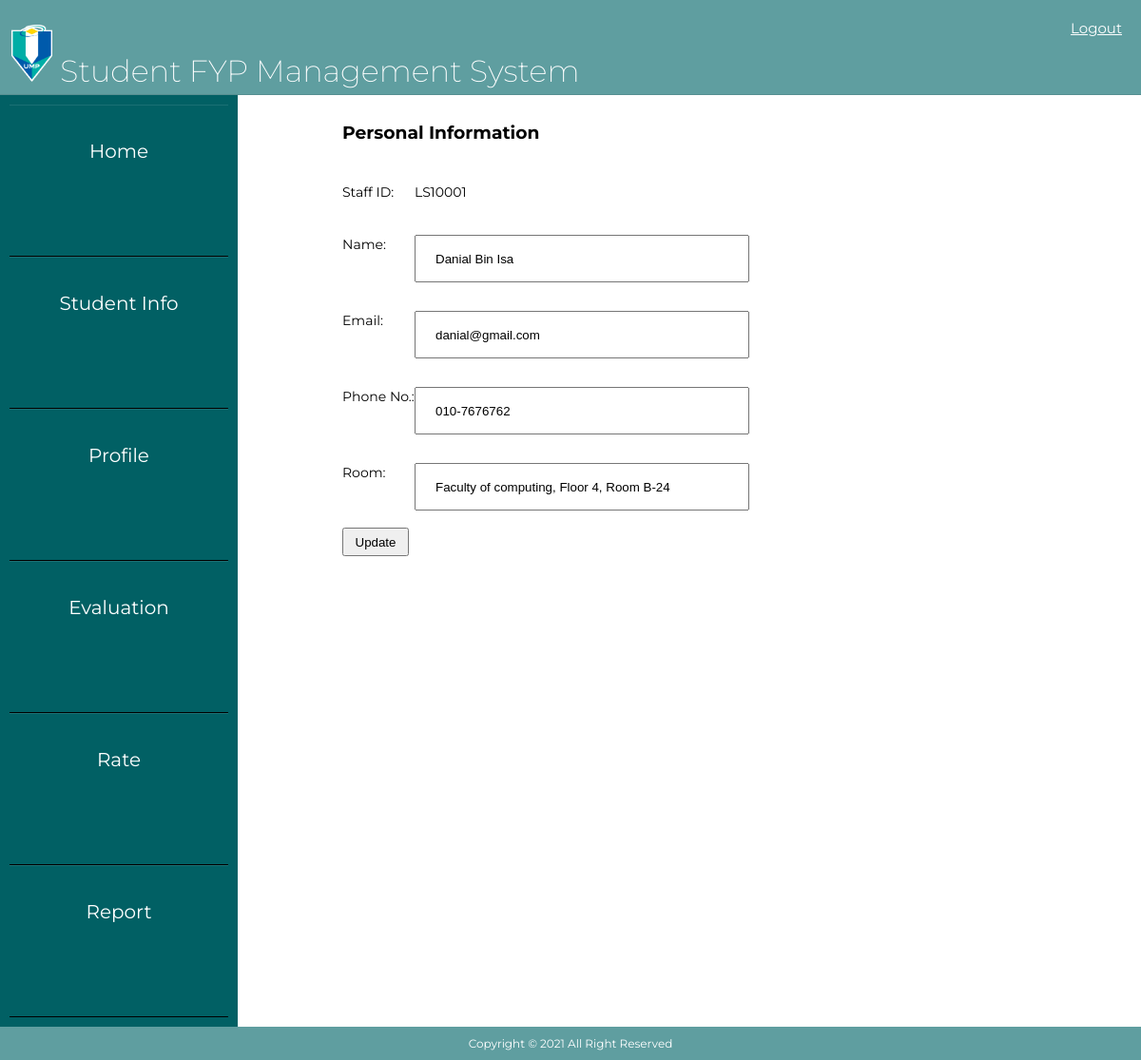
Screenshot of /supprofile.php (signed in) with the database file from the repository.
### tables this page shows
CREATE TABLE `supervisor` (
  `supid` int(11) NOT NULL,
  `sup_id` varchar(10) NOT NULL,
  `supname` varchar(50) NOT NULL,
  `supemail` varchar(50) NOT NULL,
  `supphone` varchar(11) NOT NULL,
  `suproom` varchar(100) NOT NULL
);

### supprofile.php (the view, shortened to what this page needs)
<?php
include_once './include/config.php';
?>
<!DOCTYPE html>
<html lang="en">
    <head>
        <link href="css/layout.css" type="text/css" rel="stylesheet" media="screen,projection">
        <link href="css/sidebar.css" type="text/css" rel="stylesheet" media="screen,projection">
        <link rel="stylesheet" href="css/alert.css">
    </head>
    <body>
    <div class="header">
        <div class ="inner_header">
            <div class="logo_container">
            <h1><img src="umplogo.png" alt="imgheader">  Student FYP Management System </h1>
            </div>
        <nav>
          <li style="list-style-type:none;"><span ><a href="logout.php" style="color:#fff; " >Logout</a></span></li>
</nav>
        </div>
</div>
<div class="row">
    <div class="column left">
    <ul>
    <li> <a href="suphome.php" class="button" name="home">Home</a></li>
        <li><a href="studentinfo.php" class="button"  name="studinfo">Student Info</a></li>
       <li><a href="supprofile.php" class="button" name="profile">Profile</a></li>
       <li><a href="supevaluation.php" class="button" name="evaluation">Evaluation</a></li>
        <li><a href="suprating.php" class="button" name="rate">Rate</a></li>
       <li><a href="supreport.php" class="button"  name="report">Report</a></li>
    </div>
    <div class="column right">
    <br><h3>Personal Information</h3>
    <form action="" name="svform" method="post" enctype = "multipart/form-data">
        <table class="tb">
       <tr>
               <?php
                   $sql = "SELECT * FROM supervisor where sup_id ='".$_SESSION['matricid']."'";
                   $result = $conn -> query($sql);
            if($result->num_rows > 0)
                {
                    while($row = $result -> fetch_assoc() )
                    {
                        echo '<br><tr><td id="right"> Staff ID: </td>' ;
                       echo '<td >'.$row["sup_id"].' </td></tr>';
                       echo '<br><tr><td id="right" > Name: </td>' ;
                       echo '<td ><input type ="text" class="form-cotrol" placeholder="Enter Name" name="name" value="'.$row["supname"].'" </td></tr>';
                       echo '<tr><td id="right"> Email: </td>' ;
                       echo '<td ><input type ="text" class="form-cotrol" placeholder="Enter Email" name="email" value="'.$row["supemail"].'" </td></tr>';
                       echo '<tr><td id="right"> Phone No.: </td>' ;
                       echo '<td ><input type ="text" class="form-cotrol" placeholder="Enter Phone No." name="phone" value="'.$row["supphone"].'" </td></tr>';
                       echo '<tr><td id="right"> Room: </td>' ;
                       echo '<td ><input type ="text" class="form-cotrol" placeholder="Enter Room" name="suproom" value="'.$row["suproom"].'" </td></tr>';
                    }
                }
             else{
                 echo "No Result";
             }
             ?>
 </table>
 <br><button type="update" name="update" onClick="myFunction()">Update</button>
</form>
</div>
<footer id="footer">
                        <span> Copyright &copy; 2021 All Right Reserved</span>
            </footer>
    </body>
</html>

### css/layout.css (style rules this page uses)
img { width: 55px;; height: 60px; padding-left: 12px; }
.header { width: 100vw; height: 100px; border-bottom: solid 1px rgba(16, 16, 16, 0.1); font-family: 'Poppins'; background-color: cadetblue; text-decoration: none; }
table { border-collapse: collapse; width: 100%; }
h3 { font-family: 'Montserrat'; }
html,body { height: 100%; }
td { height: 30px; }
#footer { text-align: center; padding: 10px; background-color: cadetblue; color: white; position: relative; width: 100%; font-family: 'Montserrat'; font-size: 12px; margin-top: -100px; clear:both; }
.logo_container { height: 100%; display: table; float: left; }
.logo_container h1 { color:white; height: 100%; display: table-cell; vertical-align: middle; font-family: 'Montserrat'; font-size: 32px; font-weight: 200; padding-top: 20px; }
.header nav { float:right; height: 100%; }
.header nav li { height: 100%; display: table; float:left; margin-right: 30px; margin-top: 20px; font-family: 'Montserrat'; font-size: 15px; }
.header nav li:last-of-type { margin-right:20; }
.header nav a { color:white; }
table { font-family: 'Montserrat'; font-size: 14px; }
button { height:30px; width: 70px; margin-left:100px }

### css/sidebar.css (style rules this page uses)
* { box-sizing: border-box; padding:0; margin:0; }
.column { float: left; width: 50%; padding: 10px; height: 300px; }
.row:after { content: ""; display: table; clear: both; }
.left { width: 250px; height: auto; background: #016064; }
.left ul a { display: block; height:20%; width: 100%; line-height:65px; font-size: 20px; color: white; padding-left: 40px; border-top: 1px solid rgba(255,255,255,.1); border-bottom: 1px solid black; }
.right { width: 75%; height: auto; }
.button { background-color: #016064; text-align: center; cursor: pointer; outline: none; border: none; color: #fff; border-radius: 0px; text-decoration: none; font-size: small; font-family: 'Montserrat'; padding: 16px 40px; transition: .4s; }
#right { padding-left: 100px; width: 30%; }
h3 { padding-left: 100px; }
button { padding: center; }

### supprofile.php (style rules this page uses)
input { width:50%; height: 50px; margin-top:30px; padding-left: 20px; }
#right { padding-left: 100px; width: 20%; }
.left ul li .button { height:20%; }

### rows the page displays
supervisor: sup "LS10001", name "Danial Bin Isa", email "danial@gmail.com", phone "010-7676762", suproom "Faculty of computing, Floor 4, Room B-24"
